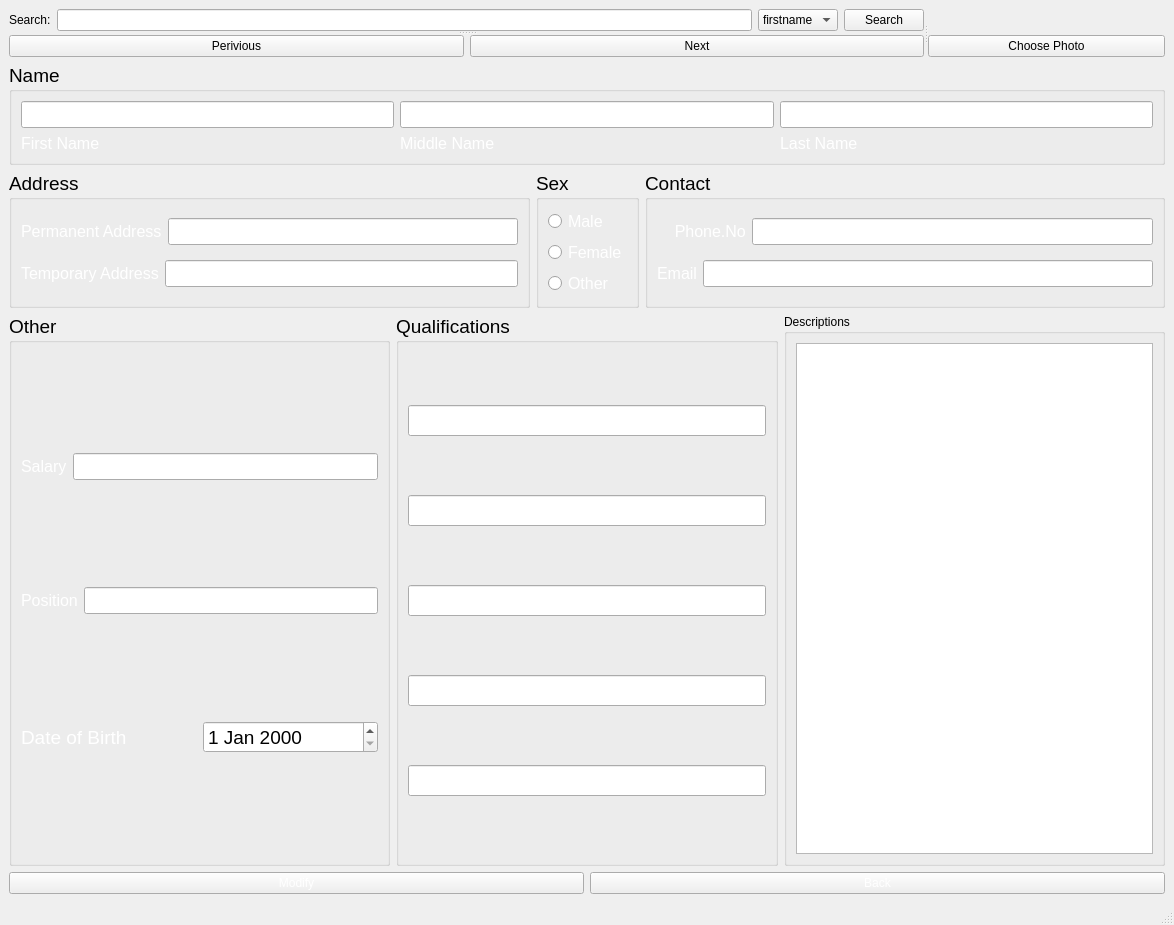
<?xml version="1.0" encoding="UTF-8"?>
<ui version="4.0">
 <class>modifyStaff</class>
 <widget class="QMainWindow" name="modifyStaff">
  <property name="geometry">
   <rect>
    <x>0</x>
    <y>0</y>
    <width>1174</width>
    <height>925</height>
   </rect>
  </property>
  <property name="windowTitle">
   <string>MainWindow</string>
  </property>
  <property name="windowIcon">
   <iconset resource="resources.qrc">
    <normaloff>:/new/images/icons/logoicon.ico</normaloff>:/new/images/icons/logoicon.ico</iconset>
  </property>
  <property name="styleSheet">
   <string notr="true">#centralwidget {
background-image: url(:/new/images/Images/cao_bg.jpeg);
}</string>
  </property>
  <widget class="QWidget" name="centralwidget">
   <layout class="QVBoxLayout" name="verticalLayout_13">
    <item>
     <widget class="QSplitter" name="splitter">
      <property name="orientation">
       <enum>Qt::Horizontal</enum>
      </property>
      <widget class="QSplitter" name="splitter_2">
       <property name="orientation">
        <enum>Qt::Vertical</enum>
       </property>
       <widget class="QWidget" name="layoutWidget">
        <layout class="QHBoxLayout" name="horizontalLayout_3">
         <item>
          <layout class="QHBoxLayout" name="horizontalLayout">
           <item>
            <widget class="QLabel" name="label_20">
             <property name="toolTip">
              <string>&lt;html&gt;&lt;head/&gt;&lt;body&gt;&lt;p&gt;Search for Student&lt;/p&gt;&lt;/body&gt;&lt;/html&gt;</string>
             </property>
             <property name="styleSheet">
              <string notr="true">font: 75 12pt &quot;MS Shell Dlg 2&quot;;</string>
             </property>
             <property name="text">
              <string>Search:</string>
             </property>
            </widget>
           </item>
           <item>
            <widget class="QLineEdit" name="searchBox">
             <property name="styleSheet">
              <string notr="true">font: 10pt &quot;MS Shell Dlg 2&quot;;</string>
             </property>
            </widget>
           </item>
          </layout>
         </item>
         <item>
          <layout class="QHBoxLayout" name="horizontalLayout_2">
           <item>
            <widget class="QComboBox" name="sortBy">
             <property name="styleSheet">
              <string notr="true">font: 10pt &quot;MS Shell Dlg 2&quot;;</string>
             </property>
             <item>
              <property name="text">
               <string>firstname</string>
              </property>
             </item>
             <item>
              <property name="text">
               <string>lastname</string>
              </property>
             </item>
             <item>
              <property name="text">
               <string>email</string>
              </property>
             </item>
             <item>
              <property name="text">
               <string>position</string>
              </property>
             </item>
             <item>
              <property name="text">
               <string>phone</string>
              </property>
             </item>
            </widget>
           </item>
           <item>
            <widget class="QPushButton" name="Search">
             <property name="text">
              <string>Search</string>
             </property>
            </widget>
           </item>
          </layout>
         </item>
        </layout>
       </widget>
       <widget class="QWidget" name="layoutWidget">
        <layout class="QHBoxLayout" name="horizontalLayout_4">
         <item>
          <widget class="QPushButton" name="Previous">
           <property name="text">
            <string>Perivious</string>
           </property>
          </widget>
         </item>
         <item>
          <widget class="QPushButton" name="Next">
           <property name="text">
            <string>Next</string>
           </property>
          </widget>
         </item>
        </layout>
       </widget>
      </widget>
      <widget class="QWidget" name="layoutWidget">
       <layout class="QVBoxLayout" name="verticalLayout_12">
        <item>
         <widget class="QLabel" name="pic">
          <property name="mouseTracking">
           <bool>true</bool>
          </property>
          <property name="toolTip">
           <string>Staff Photo</string>
          </property>
          <property name="text">
           <string/>
          </property>
          <property name="pixmap">
           <pixmap>:/new/prefix1/img/na.jpg</pixmap>
          </property>
          <property name="scaledContents">
           <bool>true</bool>
          </property>
         </widget>
        </item>
        <item>
         <widget class="QPushButton" name="pushButton">
          <property name="text">
           <string>Choose Photo</string>
          </property>
         </widget>
        </item>
       </layout>
      </widget>
     </widget>
    </item>
    <item>
     <layout class="QVBoxLayout" name="verticalLayout_11">
      <item>
       <layout class="QVBoxLayout" name="verticalLayout_10">
        <item>
         <widget class="QGroupBox" name="groupBox_2">
          <property name="font">
           <font>
            <pointsize>14</pointsize>
           </font>
          </property>
          <property name="mouseTracking">
           <bool>true</bool>
          </property>
          <property name="toolTip">
           <string>Name of Staff</string>
          </property>
          <property name="title">
           <string>Name</string>
          </property>
          <layout class="QHBoxLayout" name="horizontalLayout_5">
           <item>
            <layout class="QVBoxLayout" name="verticalLayout">
             <item>
              <widget class="QLineEdit" name="Sfrstname">
               <property name="font">
                <font>
                 <pointsize>12</pointsize>
                </font>
               </property>
               <property name="toolTip">
                <string>First Name of Staff</string>
               </property>
              </widget>
             </item>
             <item>
              <widget class="QLabel" name="fName">
               <property name="font">
                <font>
                 <pointsize>12</pointsize>
                </font>
               </property>
               <property name="styleSheet">
                <string notr="true">QLabel { color: white; }
QLineEdit { border-radius: 3px; }</string>
               </property>
               <property name="text">
                <string>First Name</string>
               </property>
              </widget>
             </item>
            </layout>
           </item>
           <item>
            <layout class="QVBoxLayout" name="verticalLayout_2">
             <item>
              <widget class="QLineEdit" name="Smidname">
               <property name="font">
                <font>
                 <pointsize>12</pointsize>
                </font>
               </property>
               <property name="toolTip">
                <string>Middle Name of Staff</string>
               </property>
              </widget>
             </item>
             <item>
              <widget class="QLabel" name="mName">
               <property name="font">
                <font>
                 <pointsize>12</pointsize>
                </font>
               </property>
               <property name="styleSheet">
                <string notr="true">QLabel { color: white; }
QLineEdit { border-radius: 3px; }</string>
               </property>
               <property name="text">
                <string>Middle Name</string>
               </property>
              </widget>
             </item>
            </layout>
           </item>
           <item>
            <layout class="QVBoxLayout" name="verticalLayout_3">
             <item>
              <widget class="QLineEdit" name="Slastname">
               <property name="font">
                <font>
                 <pointsize>12</pointsize>
                </font>
               </property>
               <property name="toolTip">
                <string>Last Name of Staff</string>
               </property>
               <property name="text">
                <string/>
               </property>
              </widget>
             </item>
             <item>
              <widget class="QLabel" name="label">
               <property name="font">
                <font>
                 <pointsize>12</pointsize>
                </font>
               </property>
               <property name="styleSheet">
                <string notr="true">QLabel { color: white; }
QLineEdit { border-radius: 3px; }</string>
               </property>
               <property name="text">
                <string>Last Name</string>
               </property>
              </widget>
             </item>
            </layout>
           </item>
          </layout>
         </widget>
        </item>
        <item>
         <layout class="QHBoxLayout" name="horizontalLayout_13">
          <item>
           <widget class="QGroupBox" name="groupBox_3">
            <property name="font">
             <font>
              <pointsize>14</pointsize>
             </font>
            </property>
            <property name="mouseTracking">
             <bool>true</bool>
            </property>
            <property name="toolTip">
             <string>Address of Staff</string>
            </property>
            <property name="title">
             <string>Address</string>
            </property>
            <layout class="QVBoxLayout" name="verticalLayout_9">
             <item>
              <layout class="QHBoxLayout" name="horizontalLayout_11">
               <item>
                <widget class="QLabel" name="label_2">
                 <property name="font">
                  <font>
                   <pointsize>12</pointsize>
                  </font>
                 </property>
                 <property name="styleSheet">
                  <string notr="true">QLabel { color: white; }
QLineEdit { border-radius: 3px; }</string>
                 </property>
                 <property name="text">
                  <string>Permanent Address</string>
                 </property>
                </widget>
               </item>
               <item>
                <widget class="QLineEdit" name="Spaddress">
                 <property name="font">
                  <font>
                   <pointsize>12</pointsize>
                  </font>
                 </property>
                </widget>
               </item>
              </layout>
             </item>
             <item>
              <layout class="QHBoxLayout" name="horizontalLayout_12">
               <item>
                <widget class="QLabel" name="label_6">
                 <property name="font">
                  <font>
                   <pointsize>12</pointsize>
                  </font>
                 </property>
                 <property name="styleSheet">
                  <string notr="true">QLabel { color: white; }
QLineEdit { border-radius: 3px; }</string>
                 </property>
                 <property name="text">
                  <string>Temporary Address</string>
                 </property>
                </widget>
               </item>
               <item>
                <widget class="QLineEdit" name="Staddress">
                 <property name="font">
                  <font>
                   <pointsize>12</pointsize>
                  </font>
                 </property>
                </widget>
               </item>
              </layout>
             </item>
            </layout>
           </widget>
          </item>
          <item>
           <widget class="QGroupBox" name="groupBox_4">
            <property name="font">
             <font>
              <pointsize>14</pointsize>
             </font>
            </property>
            <property name="toolTip">
             <string>Sex of Staff</string>
            </property>
            <property name="title">
             <string>Sex</string>
            </property>
            <layout class="QVBoxLayout" name="verticalLayout_8">
             <item>
              <widget class="QRadioButton" name="sMale">
               <property name="font">
                <font>
                 <pointsize>12</pointsize>
                </font>
               </property>
               <property name="styleSheet">
                <string notr="true">QRadioButton { color: white; }
QLineEdit { border-radius: 3px; }</string>
               </property>
               <property name="text">
                <string>Male</string>
               </property>
              </widget>
             </item>
             <item>
              <widget class="QRadioButton" name="sFemale">
               <property name="font">
                <font>
                 <pointsize>12</pointsize>
                </font>
               </property>
               <property name="styleSheet">
                <string notr="true">QRadioButton { color: white; }</string>
               </property>
               <property name="text">
                <string>Female</string>
               </property>
              </widget>
             </item>
             <item>
              <widget class="QRadioButton" name="sothers">
               <property name="font">
                <font>
                 <pointsize>12</pointsize>
                </font>
               </property>
               <property name="styleSheet">
                <string notr="true">QRadioButton { color: white; }</string>
               </property>
               <property name="text">
                <string>Other</string>
               </property>
              </widget>
             </item>
            </layout>
           </widget>
          </item>
          <item>
           <widget class="QGroupBox" name="groupBox_5">
            <property name="font">
             <font>
              <pointsize>14</pointsize>
             </font>
            </property>
            <property name="mouseTracking">
             <bool>true</bool>
            </property>
            <property name="toolTip">
             <string>Contact of Staff</string>
            </property>
            <property name="title">
             <string>Contact</string>
            </property>
            <layout class="QVBoxLayout" name="verticalLayout_7">
             <item>
              <layout class="QHBoxLayout" name="horizontalLayout_9">
               <item>
                <widget class="QLabel" name="label_3">
                 <property name="font">
                  <font>
                   <pointsize>12</pointsize>
                  </font>
                 </property>
                 <property name="toolTip">
                  <string>Staff's phone number</string>
                 </property>
                 <property name="styleSheet">
                  <string notr="true">QLabel { color: white; }
QLineEdit { border-radius: 3px; }</string>
                 </property>
                 <property name="text">
                  <string>    Phone.No</string>
                 </property>
                </widget>
               </item>
               <item>
                <widget class="QLineEdit" name="Sphone">
                 <property name="font">
                  <font>
                   <pointsize>12</pointsize>
                  </font>
                 </property>
                </widget>
               </item>
              </layout>
             </item>
             <item>
              <layout class="QHBoxLayout" name="horizontalLayout_10">
               <item>
                <widget class="QLabel" name="label_4">
                 <property name="font">
                  <font>
                   <pointsize>12</pointsize>
                  </font>
                 </property>
                 <property name="toolTip">
                  <string>Staff's email address</string>
                 </property>
                 <property name="styleSheet">
                  <string notr="true">QLabel { color: white; }
QLineEdit { border-radius: 3px; }</string>
                 </property>
                 <property name="text">
                  <string>Email</string>
                 </property>
                </widget>
               </item>
               <item>
                <widget class="QLineEdit" name="Semail">
                 <property name="font">
                  <font>
                   <pointsize>12</pointsize>
                  </font>
                 </property>
                </widget>
               </item>
              </layout>
             </item>
            </layout>
           </widget>
          </item>
         </layout>
        </item>
        <item>
         <layout class="QHBoxLayout" name="horizontalLayout_15">
          <item>
           <widget class="QGroupBox" name="groupBox">
            <property name="font">
             <font>
              <pointsize>14</pointsize>
             </font>
            </property>
            <property name="mouseTracking">
             <bool>true</bool>
            </property>
            <property name="title">
             <string>Other</string>
            </property>
            <layout class="QVBoxLayout" name="verticalLayout_4">
             <item>
              <layout class="QHBoxLayout" name="horizontalLayout_6">
               <item>
                <widget class="QLabel" name="label_5">
                 <property name="font">
                  <font>
                   <pointsize>12</pointsize>
                  </font>
                 </property>
                 <property name="mouseTracking">
                  <bool>true</bool>
                 </property>
                 <property name="toolTip">
                  <string>Staff Salary</string>
                 </property>
                 <property name="styleSheet">
                  <string notr="true">QLabel { color: white; }
QLineEdit { border-radius: 3px; }</string>
                 </property>
                 <property name="text">
                  <string>Salary</string>
                 </property>
                </widget>
               </item>
               <item>
                <widget class="QLineEdit" name="Ssalary">
                 <property name="font">
                  <font>
                   <pointsize>12</pointsize>
                  </font>
                 </property>
                </widget>
               </item>
              </layout>
             </item>
             <item>
              <layout class="QHBoxLayout" name="horizontalLayout_7">
               <item>
                <widget class="QLabel" name="label_8">
                 <property name="font">
                  <font>
                   <pointsize>12</pointsize>
                  </font>
                 </property>
                 <property name="mouseTracking">
                  <bool>true</bool>
                 </property>
                 <property name="toolTip">
                  <string>Position of Staff</string>
                 </property>
                 <property name="styleSheet">
                  <string notr="true">QLabel { color: white; }
QLineEdit { border-radius: 3px; }</string>
                 </property>
                 <property name="text">
                  <string>Position</string>
                 </property>
                </widget>
               </item>
               <item>
                <widget class="QLineEdit" name="Sposition">
                 <property name="font">
                  <font>
                   <pointsize>12</pointsize>
                  </font>
                 </property>
                </widget>
               </item>
              </layout>
             </item>
             <item>
              <layout class="QHBoxLayout" name="horizontalLayout_8">
               <item>
                <widget class="QLabel" name="label_10">
                 <property name="styleSheet">
                  <string notr="true">font: 12pt &quot;MS Shell Dlg 2&quot;;
color:white</string>
                 </property>
                 <property name="text">
                  <string>Date of Birth</string>
                 </property>
                </widget>
               </item>
               <item>
                <widget class="QDateEdit" name="dateEdit"/>
               </item>
              </layout>
             </item>
            </layout>
           </widget>
          </item>
          <item>
           <widget class="QGroupBox" name="groupBox_7">
            <property name="font">
             <font>
              <pointsize>14</pointsize>
             </font>
            </property>
            <property name="mouseTracking">
             <bool>true</bool>
            </property>
            <property name="toolTip">
             <string>Qualifications of Staff</string>
            </property>
            <property name="title">
             <string>Qualifications</string>
            </property>
            <layout class="QVBoxLayout" name="verticalLayout_6">
             <item>
              <widget class="QLineEdit" name="Qualification1"/>
             </item>
             <item>
              <widget class="QLineEdit" name="Qualification2"/>
             </item>
             <item>
              <widget class="QLineEdit" name="Qualification3"/>
             </item>
             <item>
              <widget class="QLineEdit" name="Qualification4"/>
             </item>
             <item>
              <widget class="QLineEdit" name="Qualification5"/>
             </item>
            </layout>
           </widget>
          </item>
          <item>
           <widget class="QGroupBox" name="groupBox_6">
            <property name="mouseTracking">
             <bool>true</bool>
            </property>
            <property name="toolTip">
             <string>Descriptions of Staff</string>
            </property>
            <property name="styleSheet">
             <string notr="true">font: 14pt &quot;MS Shell Dlg 2&quot;;</string>
            </property>
            <property name="title">
             <string>Descriptions</string>
            </property>
            <layout class="QVBoxLayout" name="verticalLayout_5">
             <item>
              <widget class="QTextEdit" name="StaffDescription"/>
             </item>
            </layout>
           </widget>
          </item>
         </layout>
        </item>
       </layout>
      </item>
      <item>
       <layout class="QHBoxLayout" name="horizontalLayout_14">
        <item>
         <widget class="QPushButton" name="modify">
          <property name="styleSheet">
           <string notr="true">font: 16pt &quot;MS Shell Dlg 2&quot;;
color:White;</string>
          </property>
          <property name="text">
           <string>Modify</string>
          </property>
         </widget>
        </item>
        <item>
         <widget class="QPushButton" name="Back">
          <property name="mouseTracking">
           <bool>true</bool>
          </property>
          <property name="toolTip">
           <string>Submit Form</string>
          </property>
          <property name="styleSheet">
           <string notr="true">font: 16pt &quot;MS Shell Dlg 2&quot;;
color:White;</string>
          </property>
          <property name="text">
           <string>Back</string>
          </property>
         </widget>
        </item>
       </layout>
      </item>
     </layout>
    </item>
   </layout>
  </widget>
  <widget class="QStatusBar" name="statusbar"/>
 </widget>
 <resources>
  <include location="resources.qrc"/>
 </resources>
 <connections/>
</ui>
